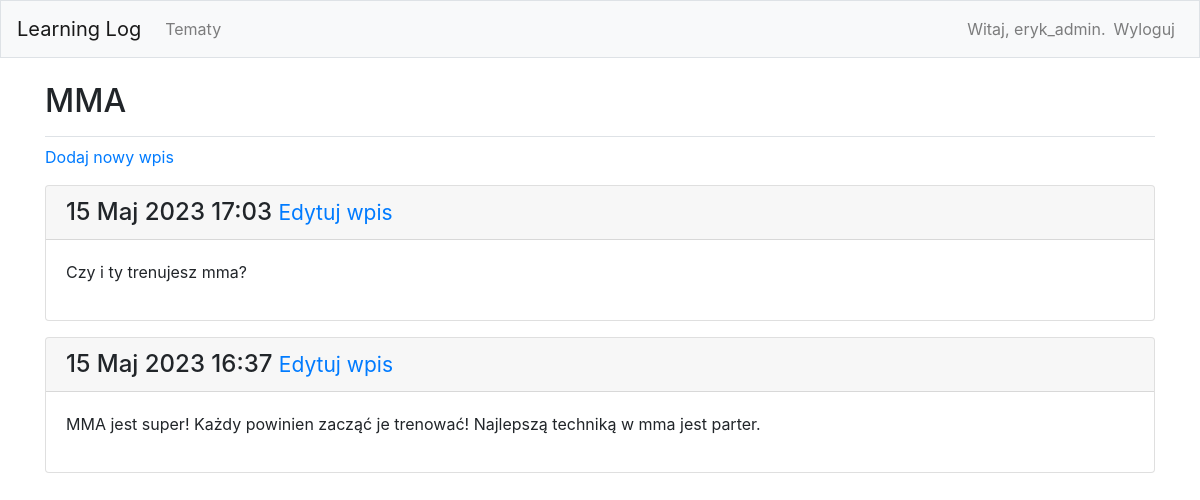
The page /topics/3/ (signed in) on the database its author committed.
### learning_logs/models.py (models this page shows, shortened)
class Topic(models.Model):
	text = models.CharField(max_length=200)
	date_added = models.DateTimeField(auto_now_add=True)
	owner = models.ForeignKey(User, on_delete=models.CASCADE)
	def __str__(self):
		return self.text

class Entry(models.Model):
	topic = models.ForeignKey(Topic, on_delete=models.CASCADE)
	text = models.TextField()
	date_added = models.DateTimeField(auto_now_add=True)
	class Meta:
		verbose_name_plural = 'entries'

### learning_logs/views.py (the view)
# urls.py: path('topics/<int:topic_id>/', views.topic, name='topic'),
@login_required
def topic(request, topic_id):
    topic = Topic.objects.get(id=topic_id)
    check_topic_owner(request, topic)
    entries = topic.entry_set.order_by('-date_added')
    context = {'topic': topic, 'entries': entries}
    return render(request, 'learning_logs/topic.html', context)

### learning_logs/views.py (called while the page is built)
def check_topic_owner(request, topic):
    if topic.owner != request.user:
        raise Http404

### learning_logs/templates/learning_logs/topic.html (shortened to what this page needs)
{% extends 'learning_logs/base.html' %}
{% block page_header %}
  <h2>{{ topic }}</h2>
{% endblock page_header %}
{% block content %}
<p>
  <a href="{% url 'learning_logs:new_entry' topic_id=topic.id %}">Dodaj nowy wpis</a>
</p>
{% for entry in entries %}
  <div class="card mb-3">
    <h4 class="card-header">
      {{ entry.date_added|date:'d M Y H:i' }}
        <small><a href="{% url 'learning_logs:edit_entry' entry.id %}">Edytuj
        wpis</a></small>
    </h4>
    <div class="card-body">
      {{ entry.text|linebreaks }}
    </div>
  </div>
{% empty %}
  <li>Nie ma jeszcze żadnego wpisu.</li>
{% endfor %}
{% endblock content %}

### learning_logs/templates/learning_logs/base.html (shortened to what this page needs)
{% load bootstrap4 %}
<!doctype html>
<html lang="pl">
  <head>
    {% bootstrap_css %}
  </head>
  <body>
    <nav class="navbar navbar-expand-md navbar-light bg-light mb-4 border">
      <a class="navbar-brand" href="{% url 'learning_logs:index' %}">
          Learning Log</a>
    <div class="collapse navbar-collapse" id="navbarCollapse">
      <ul class="navbar-nav mr-auto">
        <li class="nav-item">
          <a class="nav-link" href="{% url 'learning_logs:topics'%}">
            Tematy</a></li>
      </ul>
      <ul class="navbar-nav ml-auto">
        {% if user.is_authenticated %}
          <li class="nav-item">
            <span class="navbar-text">Witaj, {{ user.username }}.</span>
          </li>
          <li class="nav-item">
            <a class="nav-link" href="{% url 'users:logout' %}">Wyloguj</a>
          </li>
        {% endif %}
      </ul>
    </div>
  </nav>
  <main role="main" class="container">
  <div class="pb-2 mb-2 border-bottom">
    {% block page_header %}{% endblock page_header %}
  </div>
  <div>
    {% block content %}{% endblock content %}
  </div>
  </main>
  </body>
</html>

### rows shown on the page
Topic: text "MMA"
Entry: date_added "15 Maj 2023 17:03", text "Czy i ty trenujesz mma?"
Entry: date_added "15 Maj 2023 16:37", text "MMA jest super! Każdy powinien zacząć je trenować! Najlepszą techniką w mma jest parter."

### other values the page prints
{{ user.username }} "eryk_admin"
